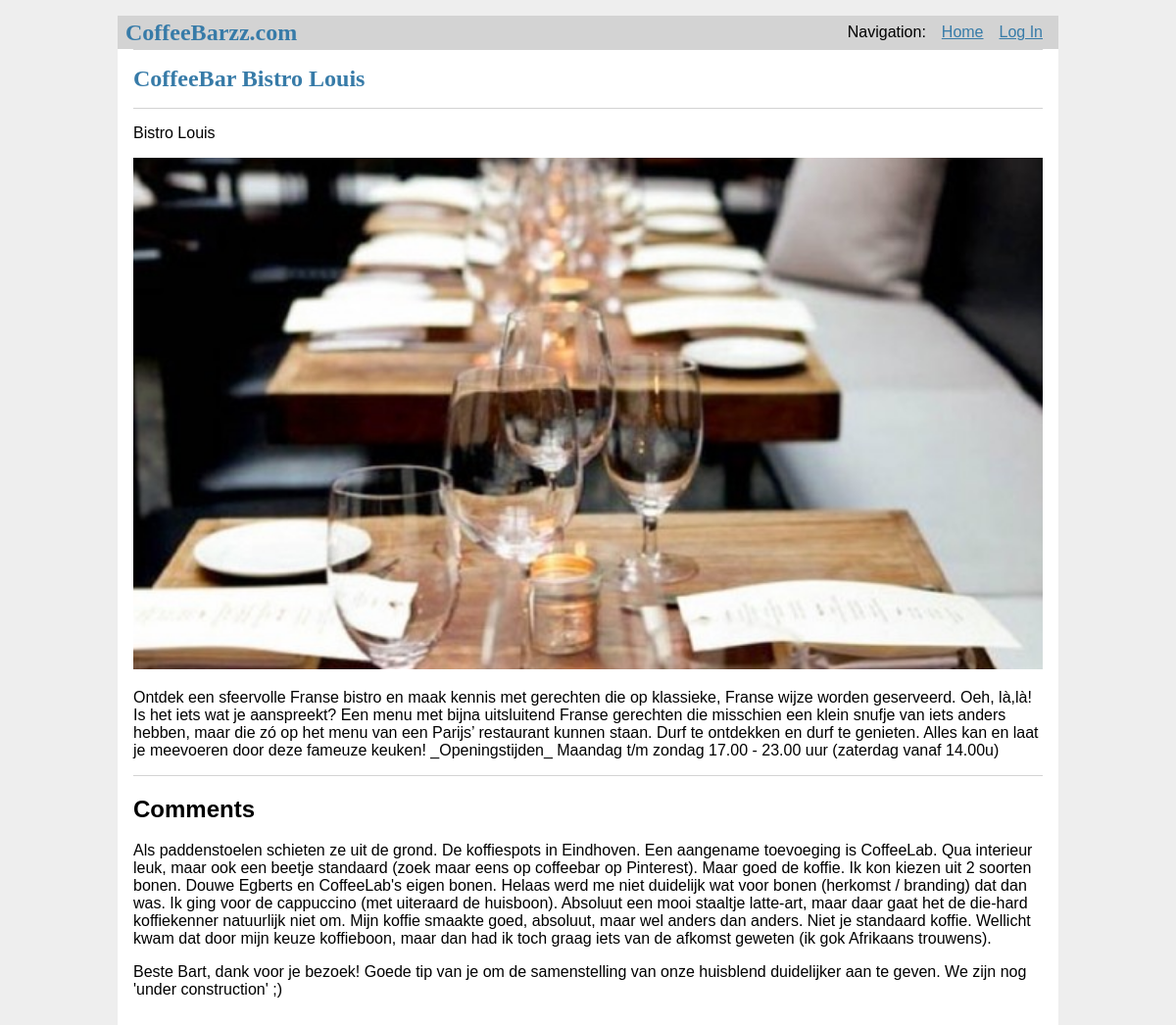
The page /coffeebar/1 on the database its author committed.
### final_coffee_app/models.py (models this page shows, shortened)
class CoffeeBar(Base):
    __tablename__ = 'coffeebar'
    id = Column(Integer, primary_key=True)
    name = Column(String)
    intro = Column(String)
    description = Column(String)
    image = Column(String)
    rating = Column(Integer)

class Comment(Base):
    __tablename__ = 'comment'
    id = Column(Integer, primary_key=True)
    message = Column(String)
    date_created = Column(DateTime, default=func.now())
    coffeebar_id = Column(Integer, ForeignKey('coffeebar.id'))
    coffeebar = relationship(
        CoffeeBar,
        backref=backref('comments',
                        uselist=True,
                        cascade='delete,all'))

### final_coffee_app/controllers.py (the view)
@app.route('/coffeebar/<id>')
def get(id):
    coffeebar = CoffeeBar.query.get(id)
    if coffeebar is None:
        abort(404)
    return render_template('detail.html',coffeebar=coffeebar)

### final_coffee_app/templates/detail.html
{% extends 'base.html' %}
{% block content %}
<h1>CoffeeBar {{ coffeebar.name }}</h1>
<hr>
  <p>{{ coffeebar.name }}</p>
  <p><img src="{{ url_for('static', filename=coffeebar.image) }}" style="max-width:100%"/>
  <p>{{ coffeebar.description }}</p>
{% endblock %}
{% block comments %}
  <h2> Comments </h2>
  {% for comment in coffeebar.comments %}
    <p>{{ comment.message }}</p>
  {% endfor %}
{% endblock %}

### final_coffee_app/templates/base.html (shortened to what this page needs)
<!doctype html>
<link rel="stylesheet" href="{{ url_for('static', filename='style.css') }}">
<nav>
  <h1>CoffeeBarzz.com</h1>
  <ul>
      <li><span>Navigation: </span>
      <li><a href="{{ url_for('index') }}">Home</a>
      <li><a href=".">Log In</a>
  </ul>
</nav>
<section class="content">
  <header>
  </header>
  {% block content %}{% endblock %}
  <hr/>
  {% block comments %}{% endblock %}
</section>

### final_coffee_app/static/style.css (style rules this page uses)
h1 { font-family: serif; color: #377ba8; margin: 1rem 0; }
a { color: #377ba8; }
hr { border: none; border-top: 1px solid lightgray; }
nav { background: lightgray; display: flex; align-items: center; padding: 0 0.5rem; }
nav h1 { flex: auto; margin: 0; }
nav ul { display: flex; list-style: none; margin: 0; padding: 0; }
nav ul li a, nav ul li span, header .action { display: block; padding: 0.5rem; }
.content { padding: 0 1rem 1rem; }
.content > header { border-bottom: 1px solid lightgray; display: flex; align-items: flex-end; }
.content:last-child { margin-bottom: 0; }
.content img { width: 100%; resize: vertical; }

### rows shown on the page
CoffeeBar: name "Bistro Louis", image (picture), description "Ontdek een sfeervolle Franse bistro en maak kennis met gerechten die op klassieke, Franse wijze worden geserveerd. Oeh, là,là! Is het iets wat je aanspreekt? Een menu met bijna uitsluitend Franse gerechten die misschien een klein snufje van iets anders hebben, maar die zó op het menu van een Parijs’ restaurant kunnen staan. Durf te ontdekken en durf te genieten. Alles kan en laat je meevoeren door deze fameuze keuken! _Openingstijden_ Maandag t/m zondag 17.00 - 23.00 uur (zaterdag vanaf 14.00u)"
Comment: message "Als paddenstoelen schieten ze uit de grond. De koffiespots in Eindhoven. Een aangename toevoeging is CoffeeLab. Qua interieur leuk, maar ook een beetje standaard (zoek maar eens op coffeebar op Pinterest). Maar goed de koffie. Ik kon kiezen uit 2 soorten bonen. Douwe Egberts en CoffeeLab's eigen bonen. Helaas werd me niet duidelijk wat voor bonen (herkomst / branding) dat dan was. Ik ging voor de cappuccino (met uiteraard de huisboon). Absoluut een mooi staaltje latte-art, maar daar gaat het de die-hard koffiekenner natuurlijk niet om. Mijn koffie smaakte goed, absoluut, maar wel anders dan anders. Niet je standaard koffie. Wellicht kwam dat door mijn keuze koffieboon, maar dan had ik toch…"
Comment: message "Beste Bart, dank voor je bezoek! Goede tip van je om de samenstelling van onze huisblend duidelijker aan te geven. We zijn nog 'under construction' ;)"
